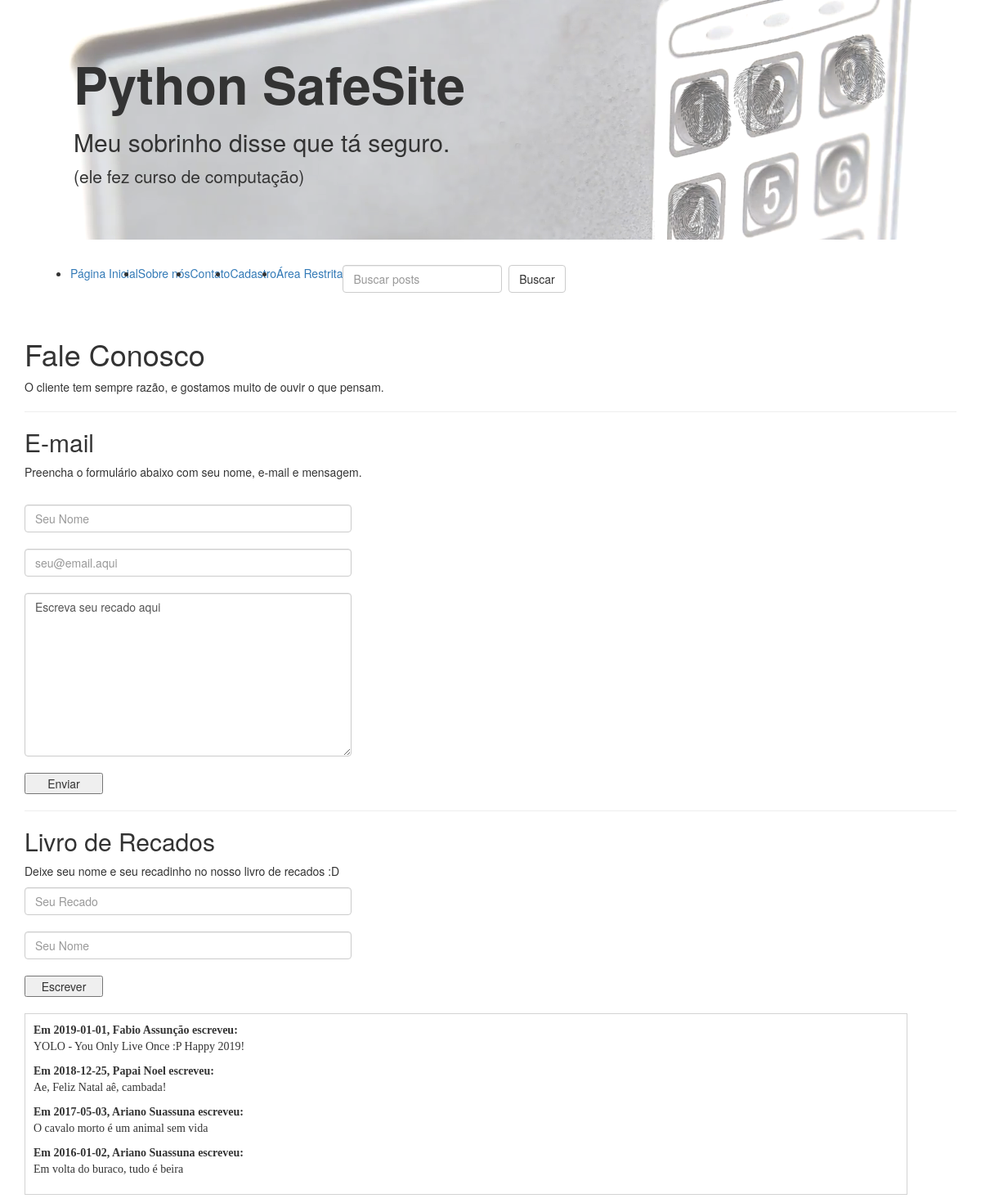
The app's page /contact with its own data.
### tables this page shows
CREATE TABLE `book` (
	`sign_date`	TEXT,
	`name`	TEXT,
	`message`	TEXT
);

### app.py (the view)
@app.route('/contact', methods=['GET'])
def get_contact():
    messages = f'SELECT * FROM book ORDER BY sign_date DESC;'
    res = query(messages)
    return f.render_template('contact.html', items=res)

### app.py (called while the page is built)
def query(text):
    conn = engine.connect()
    res = conn.execute(text)
    res = res.fetchall()
    return res

### templates/contact.html (shortened to what this page needs)
{% extends 'header.html' %}
{% block content %}
<div class="container">
    <h1>Fale Conosco</h1>
    O cliente tem sempre razão, e gostamos muito de ouvir o que pensam.
    <hr>
    <h2>E-mail</h2>
    <p>Preencha o formulário abaixo com seu nome, e-mail e mensagem.</p>
    <div style="color: darkred; font-weight: bold" id="msgbox"></div><br>
    <form id="mailform" onsubmit="event.preventDefault();">
        <input type="text" id="mname" style="width: 400px;"
        placeholder="Seu Nome" class="form-control"><br>
        <input type="text" name="email" style="width: 400px;"
        placeholder="seu@email.aqui" class="form-control"><br>
        <textarea cols="30" rows="10" name="message" class="form-control"
        style="width: 400px; height: 200px;">Escreva seu recado aqui</textarea><br>
        <button type="submit" style="width: 96px;" onclick="thanks();">Enviar</button>
    </form>
    <hr>
    <h2 id="Livro">Livro de Recados</h2>
    <p>Deixe seu nome e seu recadinho no nosso livro de recados :D</p>
    <form method="POST">
        <input type="text" name="message" style="width: 400px;"
        class="form-control" placeholder="Seu Recado"><br>
        <input type="text" name="name" style="width: 400px;"
        class="form-control" placeholder="Seu Nome"><br>
        <button type="submit" style="width: 96px;">Escrever</button>
    </form>
    <br>
    <ul class="messages">
        {% for i in items %}
        <li>
            <strong>Em {{ i[0][0:4] }}-{{ i[0][4:6:] }}-{{ i[0][6:8] }}, {{ i[1] }} escreveu:</strong>
            <p>{{ i[2] }}</p>
        </li>
        {% endfor %}
    </ul>
</div>
{% endblock %}

### templates/header.html (shortened to what this page needs)
{% extends 'bootstrap/base.html' %}
{% block styles %}
{{super()}}
<link rel="stylesheet" href="{{url_for('static', filename='css/main.css')}}">
{% endblock %}
{% block navbar %}
<div class="container">
    <div class="jumbotron" style="background-image: url('/static/images/jumbotron_bg.png')">
        <h1 style="font-weight: bolder">Python SafeSite</h1>
        <h2>Meu sobrinho disse que tá seguro.</h2>
        <p>(ele fez curso de computação)</p>
    </div>
    <nav class="navbar navbar-expand-lg navbar-light bg-light">
        <div class="collapse navbar-collapse" id="navbarText">
            <ul class="navbar-nav mr-auto">
                <li class="nav-item">
                    <a class="nav-link" href="/">Página Inicial</a>
                </li>
                <li class="nav-item">
                    <a class="nav-link" href="/about">Sobre nós</a>
                </li>
                <li class="nav-item">
                    <a class="nav-link" href="/contact">Contato</a>
                </li>
                <li class="nav-item">
                    <a class="nav-link" href="/signup">Cadastro</a>
                </li>
                <li class="nav-item">
                    <a class="nav-link" href="/restrict">Área Restrita</a>
                </li>
            </ul>
            <form class="form-inline" method="GET" action="/search">
                <input class="form-control" name="text" type="search" placeholder="Buscar posts">&nbsp;
                <button class="btn btn-default" type="submit">Buscar</button>
            </form>
        </div>
    </nav>
</div>
{% endblock %}

### static/css/main.css (style rules this page uses)
ul.messages li { list-style: none; font-family: 'Comic Sans MS', 'Trebuchet MS'; margin-left: 0; padding-left: 0; }
ul.messages { border: solid 1px lightgray; padding: 10px; max-width: 1080px; max-height: 400px; overflow-y: scroll; }

### records on screen
book: sign_date "2019", sign_date "01", name "Fabio Assunção", message "YOLO - You Only Live Once :P Happy 2019!"
book: sign_date "2018", sign_date "12", sign_date "25", name "Papai Noel", message "Ae, Feliz Natal aê, cambada!"
book: sign_date "2017", sign_date "05", sign_date "03", name "Ariano Suassuna", message "O cavalo morto é um animal sem vida"
book: sign_date "2016", sign_date "01", sign_date "02", name "Ariano Suassuna", message "Em volta do buraco, tudo é beira"
